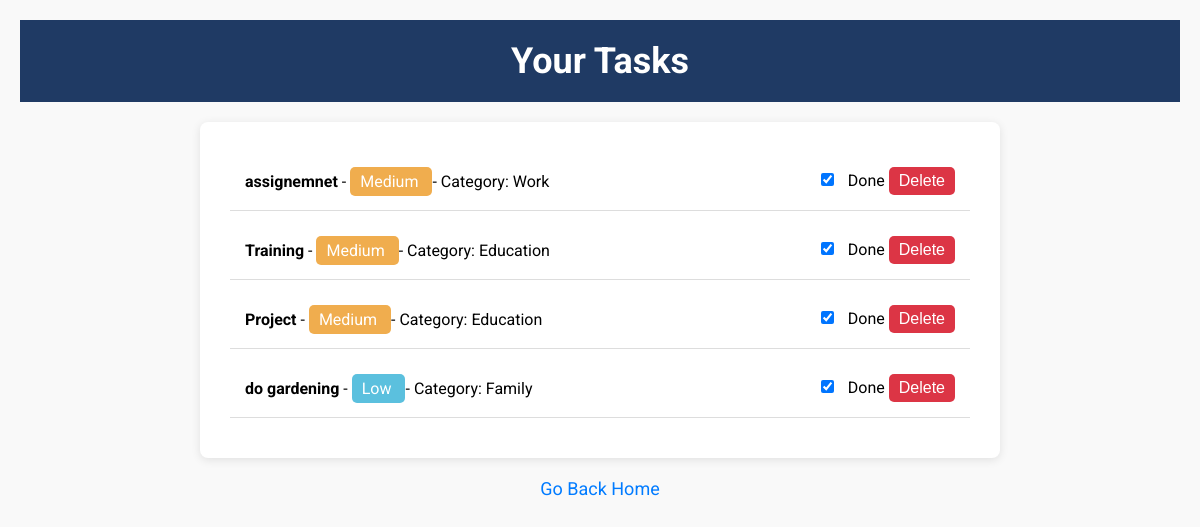
/view-tasks (signed in), run on an earlier commit of the app's database.
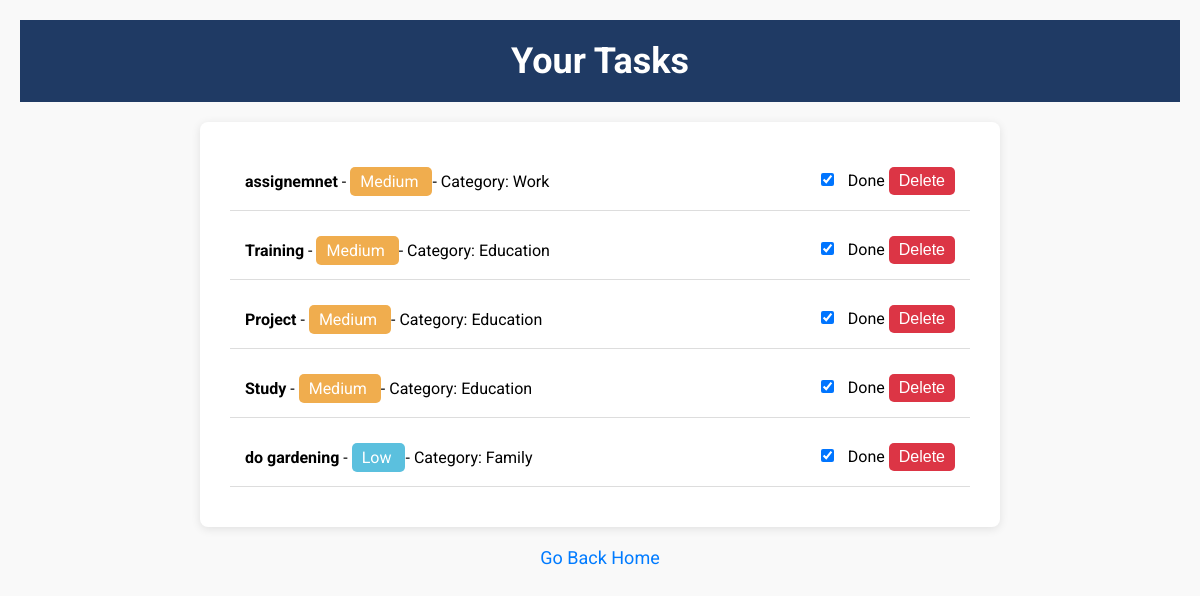
And on a later commit of the database.
### tables this page shows
CREATE TABLE tasks (
        id INTEGER PRIMARY KEY AUTOINCREMENT,
        user_id INTEGER NOT NULL,
        task TEXT NOT NULL,
        priority INTEGER NOT NULL, status INTEGER DEFAULT 0, category TEXT,
        FOREIGN KEY (user_id) REFERENCES users (id)
    );

### app.py (the view)
@app.route('/view-tasks')
def view_tasks():
    if 'user_id' not in session:
        flash('Please log in to access this page.', 'error')
        return redirect('/login')
    try:
        with sqlite3.connect('database.db') as connection:
            cursor = connection.cursor()
            cursor.execute('''
                SELECT id, task, priority, category, status
                FROM tasks
                WHERE user_id = ?
                ORDER BY priority ASC
            ''', (session['user_id'],))
            tasks = cursor.fetchall()
    except Exception:
        tasks = []
        flash('An error occurred while retrieving tasks.', 'error')
    return render_template('viewtasks.html', tasks=tasks)

### templates/viewtasks.html (shortened to what this page needs)
<!DOCTYPE html>
<html lang="en">
<head>
</head>
<body>
<header>
    <h1>Your Tasks</h1>
</header>
<div class="container">
    <ul>
        {% for task in tasks %}
            <li>
                <span>
                    <strong>{{ task[1] }}</strong>
                    -
                    <span class="
                        {% if task[2] == 1 %}priority-high{% elif task[2] == 2 %}priority-medium{% else %}priority-low{% endif %}
                    ">
                        {% if task[2] == 1 %}High{% elif task[2] == 2 %}Medium{% else %}Low{% endif %}
                    </span>
                    - Category: {{ task[3] }}
                </span>
                <div>
                    <form action="/mark-task-done/{{ task[0] }}" method="POST" style="display:inline;">
                        <input type="checkbox"
                               {% if task[4] == 1 %}checked{% endif %}
                               onchange="this.form.submit()"> Done
                    </form>
                    <form action="/delete-task/{{ task[0] }}" method="POST" style="display:inline;">
                        <button type="submit">Delete</button>
                    </form>
                </div>
            </li>
        {% endfor %}
    </ul>
</div>
<a href="/userhome">Go Back Home</a>
</body>
</html>

What changed in the data, as far as the page shows it:
added tasks: task "Study", priority "Medium", category "Education", status "☑"
